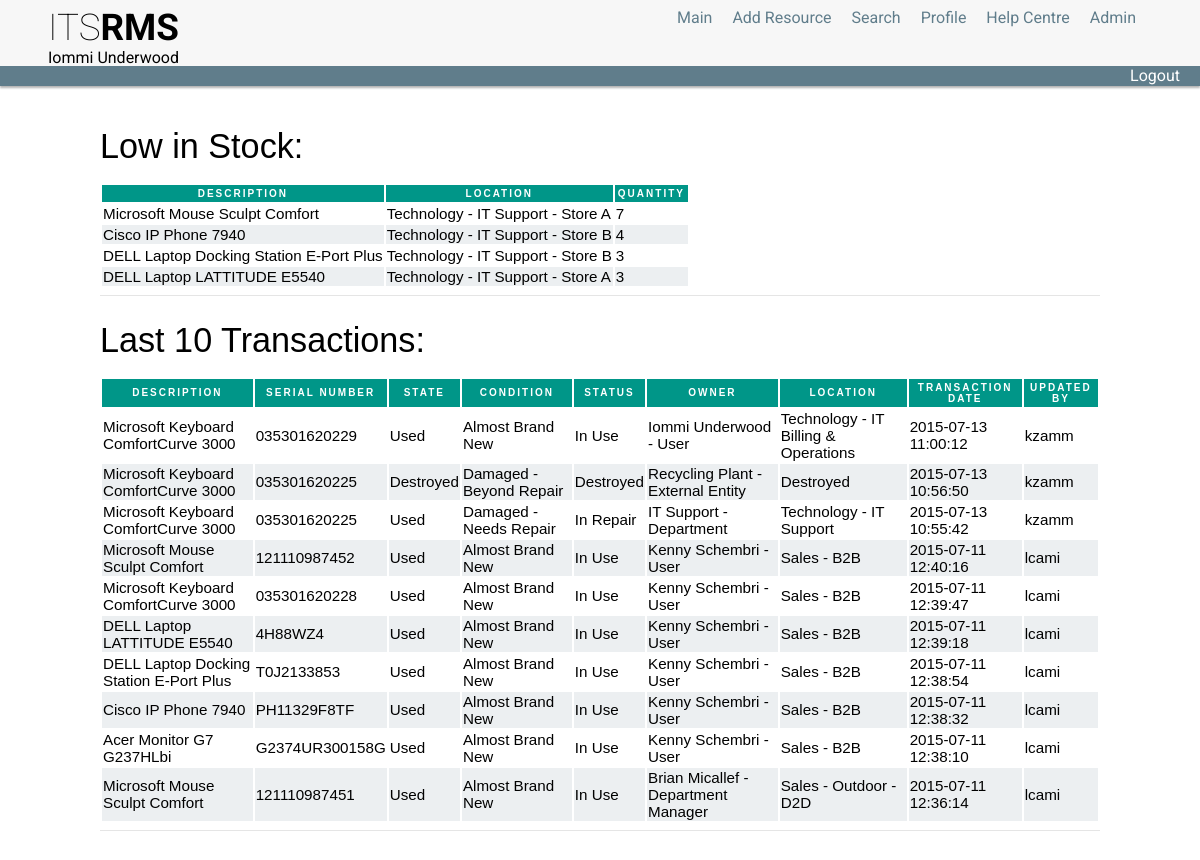
The app's page /main.php (signed in) with its own data.
### tables this page shows
CREATE TABLE `resource_history` (
  `rh_id` int(11) NOT NULL AUTO_INCREMENT,
  `resource_id` int(11) NOT NULL,
  `username` varchar(50) NOT NULL,
  `resource_description` varchar(200) NOT NULL,
  `resource_serial_number` varchar(50) NOT NULL,
  `resource_state` varchar(50) NOT NULL,
  `resource_condition` varchar(50) NOT NULL,
  `resource_status` varchar(50) NOT NULL,
  `owner_description` varchar(100) NOT NULL,
  `resource_location` varchar(50) DEFAULT NULL,
  `transaction_date` timestamp NOT NULL DEFAULT CURRENT_TIMESTAMP,
  PRIMARY KEY (`rh_id`),
  KEY `fk_resource_id` (`resource_id`),
  KEY `fk_username` (`username`),
  KEY `fk_resource_state` (`resource_state`),
  KEY `fk_resource_condition` (`resource_condition`),
  KEY `fk_resource_status` (`resource_status`),
  KEY `resource_location` (`resource_location`),
  CONSTRAINT `fk_resource_condition` FOREIGN KEY (`resource_condition`) REFERENCES `resource_conditions` (`resource_condition`),
  CONSTRAINT `fk_resource_id` FOREIGN KEY (`resource_id`) REFERENCES `resources` (`resource_id`),
  CONSTRAINT `fk_resource_state` FOREIGN KEY (`resource_state`) REFERENCES `resource_states` (`resource_state`),
  CONSTRAINT `fk_resource_status` FOREIGN KEY (`resource_status`) REFERENCES `resource_statuses` (`resource_status`),
  CONSTRAINT `fk_username` FOREIGN KEY (`username`) REFERENCES `users` (`username`),
  CONSTRAINT `resource_history_ibfk_1` FOREIGN KEY (`resource_location`) REFERENCES `resource_locations` (`resource_location`)
);

### latestTransactions.php (the view, shortened to what this page needs)
<?php
	$getLatestTransactions = mysql_query ("SELECT resource_description, resource_serial_number, resource_state, resource_condition, resource_status, owner_description, resource_location, transaction_date, username FROM resource_history ORDER BY rh_id DESC LIMIT 10");
	while ($latestTransactions = mysql_fetch_array ($getLatestTransactions)) {
		echo "<tr>";
			echo "<td>" . $latestTransactions['resource_description'] . "</td>";
			echo "<td>" . $latestTransactions['resource_serial_number'] . "</td>";
			echo "<td>" . $latestTransactions['resource_state'] . "</td>";
			echo "<td>" . $latestTransactions['resource_condition'] . "</td>";
			echo "<td>" . $latestTransactions['resource_status'] . "</td>";
			echo "<td>" . $latestTransactions['owner_description'] . "</td>";
			echo "<td>" . $latestTransactions['resource_location'] . "</td>";
			echo "<td>" . $latestTransactions['transaction_date'] . "</td>";
			echo "<td>" . $latestTransactions['username'] . "</td>";
		echo "</tr>";
	}
?>

### css/style.css (style rules this page uses)
body { -webkit-background-size: cover; -moz-background-size: cover; -o-background-size: cover; background-size: cover; font-family: 'Roboto', sans-serif; }
.alt { background-color:#ECEFF1; }

### records on screen
resource_history: resource_description "Microsoft Keyboard ComfortCurve 3000", resource_serial_number "035301620229", resource_state "Used", resource_condition "Almost Brand New", resource_status "In Use", owner_description "Iommi Underwood - User", resource_location "Technology - IT Billing & Operations", transaction_date "2015-07-13 11:00:12", username "kzamm"
resource_history: resource_description "Microsoft Keyboard ComfortCurve 3000", resource_serial_number "035301620225", resource_state "Destroyed", resource_condition "Damaged - Beyond Repair", resource_status "Destroyed", owner_description "Recycling Plant - External Entity", resource_location "Destroyed", transaction_date "2015-07-13 10:56:50", username "kzamm"
resource_history: resource_description "Microsoft Keyboard ComfortCurve 3000", resource_serial_number "035301620225", resource_state "Used", resource_condition "Damaged - Needs Repair", resource_status "In Repair", owner_description "IT Support - Department", resource_location "Technology - IT Support", transaction_date "2015-07-13 10:55:42", username "kzamm"
resource_history: resource_description "Microsoft Mouse Sculpt Comfort", resource_serial_number "121110987452", resource_state "Used", resource_condition "Almost Brand New", resource_status "In Use", owner_description "Kenny Schembri - User", resource_location "Sales - B2B", transaction_date "2015-07-11 12:40:16", username "lcami"
resource_history: resource_description "Microsoft Keyboard ComfortCurve 3000", resource_serial_number "035301620228", resource_state "Used", resource_condition "Almost Brand New", resource_status "In Use", owner_description "Kenny Schembri - User", resource_location "Sales - B2B", transaction_date "2015-07-11 12:39:47", username "lcami"
resource_history: resource_description "DELL Laptop LATTITUDE E5540", resource_serial_number "4H88WZ4", resource_state "Used", resource_condition "Almost Brand New", resource_status "In Use", owner_description "Kenny Schembri - User", resource_location "Sales - B2B", transaction_date "2015-07-11 12:39:18", username "lcami"
resource_history: resource_description "DELL Laptop Docking Station E-Port Plus", resource_serial_number "T0J2133853", resource_state "Used", resource_condition "Almost Brand New", resource_status "In Use", owner_description "Kenny Schembri - User", resource_location "Sales - B2B", transaction_date "2015-07-11 12:38:54", username "lcami"
resource_history: resource_description "Cisco IP Phone 7940", resource_serial_number "PH11329F8TF", resource_state "Used", resource_condition "Almost Brand New", resource_status "In Use", owner_description "Kenny Schembri - User", resource_location "Sales - B2B", transaction_date "2015-07-11 12:38:32", username "lcami"
resource_history: resource_description "Acer Monitor G7 G237HLbi", resource_serial_number "G2374UR300158G", resource_state "Used", resource_condition "Almost Brand New", resource_status "In Use", owner_description "Kenny Schembri - User", resource_location "Sales - B2B", transaction_date "2015-07-11 12:38:10", username "lcami"
resource_history: resource_description "Microsoft Mouse Sculpt Comfort", resource_serial_number "121110987451", resource_state "Used", resource_condition "Almost Brand New", resource_status "In Use", owner_description "Brian Micallef - Department Manager", resource_location "Sales - Outdoor - D2D", transaction_date "2015-07-11 12:36:14", username "lcami"

### other values on screen
$fullName "Iommi Underwood"
$lowStock['description'] "Microsoft Mouse Sculpt Comfort"
$lowStock['location'] "Technology - IT Support - Store A"
$lowStock['qty'] "7"
$lowStock['description'] "Cisco IP Phone 7940"
$lowStock['location'] "Technology - IT Support - Store B"
$lowStock['qty'] "4"
$lowStock['description'] "DELL Laptop Docking Station E-Port Plus"
$lowStock['qty'] "3"
$lowStock['description'] "DELL Laptop LATTITUDE E5540"
